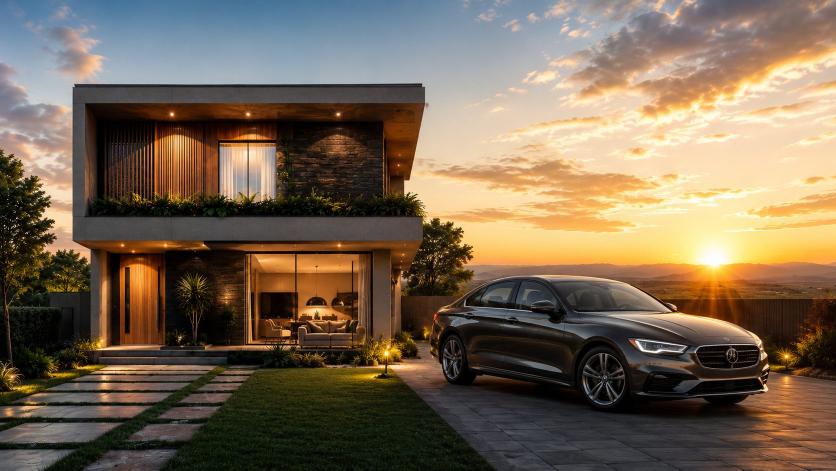
#> input picture autolar/assets/img/hero.jpg, 1672 x 941 px (shown at 1/2 size)
$ python montar_banner.py ../../../../autolar/assets/img/hero.jpg ../../../../autolar/assets/img/hero.jpg 5 1.0 5
#> lines starting #> are read from the running program, lines starting #| are printed output that depends on the picture
"""Monta arte 1920x500 a partir da geração 21:9: recorta faixa, escala p/ caber na área segura,
estende laterais (borda esticada + blur) e funde a base no cinza #EDEDED da loja."""
import sys
from PIL import Image, ImageFilter
import numpy as np
src, dst, y0, s = sys.argv[1], sys.argv[2], int(sys.argv[3]), float(sys.argv[4])
W, H = 1920, 500
im = Image.open(src).convert("RGB")
#> im is the input picture: PIL image 1672x941 RGB; mean R, G, B 119.8, 103.2, 83.6
ch = int(round(H / s))
faixa = im.crop((0, y0, im.width, min(im.height, y0 + ch)))
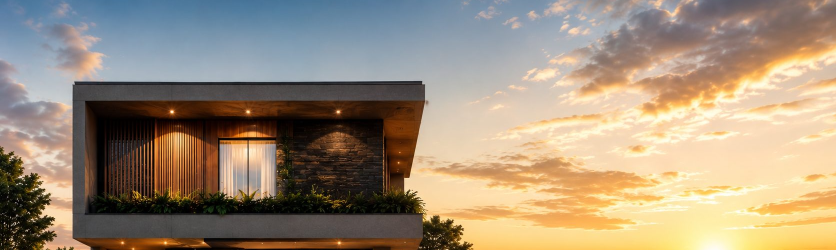
#> faixa: PIL image 1672x500 RGB (shown at 1/2 size); mean R, G, B 159, 142.9, 122.4
if faixa.height < ch:  # completa embaixo com cinza
    tmp = Image.new("RGB", (im.width, ch), (237, 237, 237)); tmp.paste(faixa, (0, 0)); faixa = tmp
fw = int(round(im.width * s))
#> fw = 1672
faixa = faixa.resize((fw, H), Image.LANCZOS)
out = Image.new("RGB", (W, H))
#> out: PIL image 1920x500 RGB; every value is 0
pad = (W - fw) // 2
#> pad = 124
# laterais: estica a coluna da borda e desfoca, para o fundo continuar sem emenda
# laterais: cada linha recebe a média das 30 colunas da borda (fundo liso, sem emenda)
fa = np.asarray(faixa).astype(float)
esq_cor = fa[:, :30].mean(axis=1)
#> esq_cor = 500 rows, first 8: [78.1, 119, 157.2], [79.43, 119.1, 156.7], [79.77, 119.3, 156.9], [81.6, 119.4, 157.6], [82.07, 119.8, 158], [83.13, 119.8, 157.9], [83.93, 120.4, 158.5], [85.73, 121, 158.3]
dir_cor = fa[:, -30:].mean(axis=1)
#> dir_cor = 500 rows, first 8: [167.6, 138.8, 122.4], [167.9, 138.8, 122.6], [167.4, 138.8, 122.5], [166, 137.9, 122], [164.5, 137.1, 121.6], [162.4, 136, 121.3], [159.8, 134.4, 120.2], [156.3, 131.8, 118.3]
base = np.zeros((H, W, 3))
base[:, :pad + 1] = esq_cor[:, None, :]
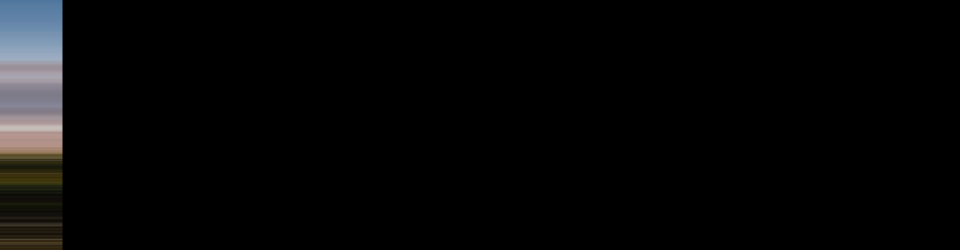
#> base: shape (500, 1920, 3) float64 (shown at 1/2 size); mean of channels 0, 1, 2 6.6, 6.7, 6.8; drawn as R, G, B
base[:, pad + fw - 1:] = dir_cor[:, None, :]
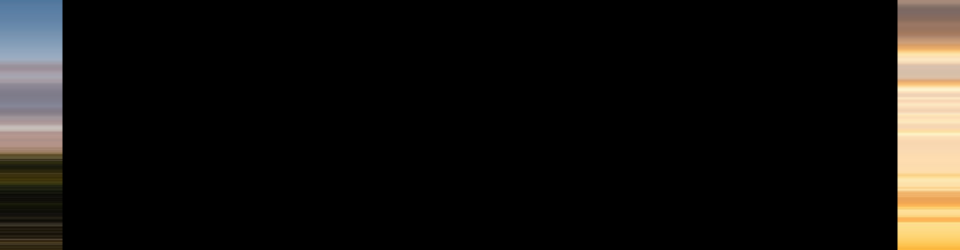
#> base: shape (500, 1920, 3) float64 (shown at 1/2 size); mean of channels 0, 1, 2 21.6, 19.3, 16.2; drawn as R, G, B
out = Image.fromarray(base.astype("uint8")); out.paste(faixa, (pad, 0))
#> after `out.paste(faixa, (pad, 0))`:
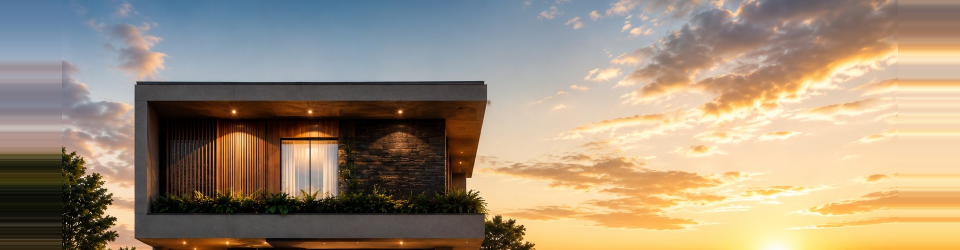
#> out: PIL image 1920x500 RGB (shown at 1/2 size); mean R, G, B 159.8, 143.5, 122.6
# costura suave entre lateral e faixa
a = np.asarray(out).astype(float)
for x0 in (pad, pad + fw):
    for dx in range(-24, 25):
        x = x0 + dx
        if 0 < x < W - 1:
            a[:, x] = a[:, max(0, x - 1)] * 0.5 + a[:, x] * 0.5
# base: funde para #EDEDED nos últimos px
alvo = np.array([237, 237, 237], float)
ini = int(sys.argv[5]) if len(sys.argv) > 5 else 380
for y in range(ini, H):
    t = min(1.0, ((y - ini) / (H - ini - 40)) ** 0.9)
    a[y] = a[y] * (1 - t) + alvo * t
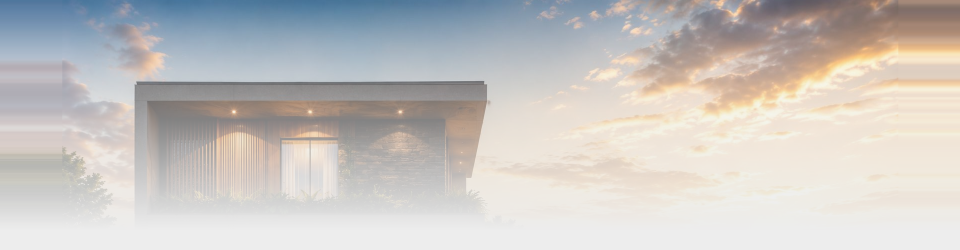
#> a: shape (500, 1920, 3) float64 (shown at 1/2 size); mean R, G, B 200.3, 197.1, 194.3
Image.fromarray(a.clip(0, 255).astype("uint8")).save(dst, quality=87, optimize=True, progressive=True)
print("ok", dst)
